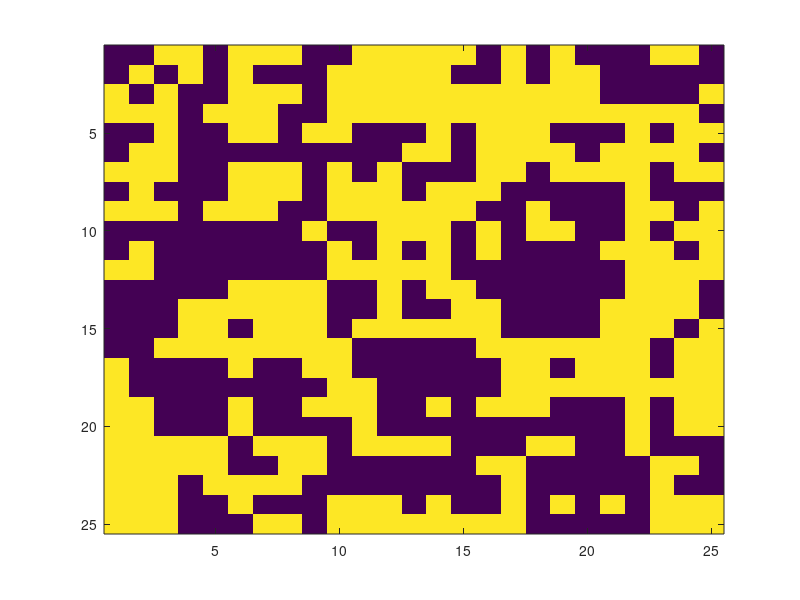

This chart was generated by the following MATLAB code: (Note: this script raises an error after producing the figure.)
%  ======================================================================
%              Two-dimensional Ising model 
%    Phase Transition from paramagnetism to ferromagnetism 
%  ========================================================================

% In this model we take value Kb=1 and J=1
clear all;
close all;

n = 25;  %No of lattice points.
m= ones(n); % forming a intital lattice of all spin up.

iter = 200; % no. of iterations.

% Boundary condition for positive and negative x,y axis
px(1:n)=(1:n)+1; px(n)=1;
nx(1:n)=(1:n)-1; nx(1)=n;
py(1:n)=(1:n)+1; py(n)=1;
ny(1:n)=(1:n)-1; ny(1)=n;

%forming empty arrays for different values. 
eng=[];
neigh=[];
avg_eng=[];
Cv=[];
sus=[];

%set initial and final temperature
in_temp = 1;
en_temp = 5;

%initiating the loop with temperature difference 0.01 
for t=en_temp:-0.01:in_temp
    for hh =1:iter           %loop for no. of iteration perform
        for i=1:n            %loop for lattice site i
            for j=1:n        %loop for lattice site j
                neigh(i,j) = m(px(i),j)+m(nx(i),j)+m(i,py(j))+m(i,ny(j));  %calculating the sum of all the neighbour of lattice site (i,j).
                dE = 2*neigh(i,j)*m(i,j);                                  %calculating the change in energy.
                
%                 =======================
                   %metropolis algorithm
%                 =======================
                
                r=rand();                           % generating a random number.
                if dE <0 || exp(-dE/t)>r            % checking if change in energy is less than zero or random no. generated is less than boltzmann factor.
                m(i,j)=-m(i,j);                     % if above statement is true then flip the spins.
              
                end
            end
        end
    end
    figure(1);
    imagesc(m)
    pause(0.00000000001)
eng=-0.5*(m.*neigh);                                %cal the energy
avg_eng = mean(eng,'all');                          %cal the average energy
avg_mag = sum(m,'all')/(n^2);                       %cal the average magnetisation
mag = sum(m.*m,'all')/(n^2);                        %cal the magnetisation 
Cv = (mean((eng.*eng),'all')-(avg_eng.*avg_eng))/(t*t);      %cal the specific heat
sus=(mean((mag.*mag),'all')-(avg_mag.*avg_mag))/(t);         %cal the magnetic susceptibility

%Plotting the Average Energy,Average Magnetisation,Specific Heat,Magnetic
%Susceptibilty w.r.t Temperature
figure(2);
subplot(2,2,1); 
plot(t,avg_eng,'r*');title('Average energy Vs Temperature');xlabel('Temperature');ylabel('Average energy');
hold on;
subplot(2,2,2);plot(t,avg_mag,'g*');title('Average Magnetisation Vs Temperature');xlabel('Temperature');ylabel('Average Magnetisation');
hold on;
subplot(2,2,3);plot(t,Cv,'b*');title('Specific Heat Vs Temperature');xlabel('Temperature');ylabel('Specific Heat');
hold on;
subplot(2,2,4);plot(t,sus,'k*');title('Susceptibility Vs Temperature');xlabel('Temperature');ylabel('Magnetic Susceptibility');
hold on;


end

